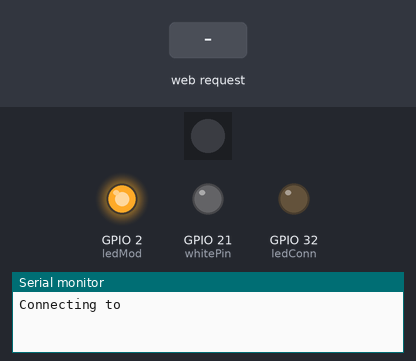
Recording of a sketch running on a simulated ESP32. Shown: 1 RGB LEDs in strip order, left to right, output pins drawn as LEDs (lit = HIGH), the last lines printed to the serial monitor. Inputs (shaded band) come from the test bench. Dim RGB values are drawn brighter than linear; WiFi joins after 1.5 s; servers stay silent unless stated; network time is answered at once with the bench clock; the local clock reads 2024-03-15 10:24:30 at power-on unless the sketch sets it; not simulated (calls return 0 or success): credentials.h.

Above: at 0.1 s.
At 5.6 s:
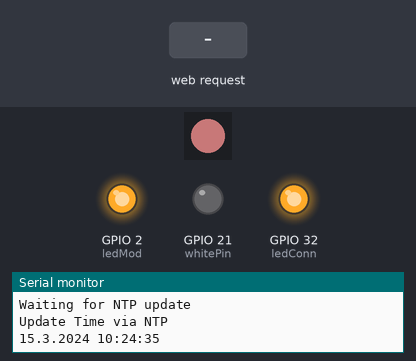
5.7 s: HTTP request GET /?r received
At 7.1 s:
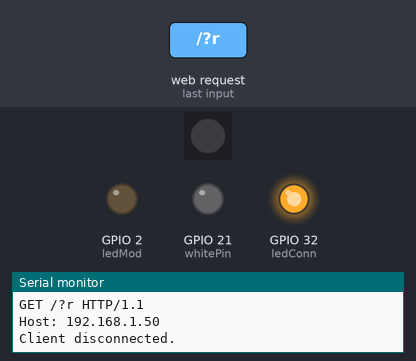
Timing chart, 0 to 8.7 s (numbered marks = the images above; inputs shaded):
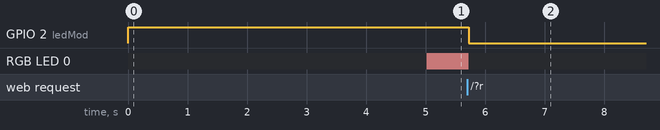

The sketch:

Aqua200_ESP32_1.8.6.ino
```cpp
#define DEBUG 1

// Load Wi-Fi library
#include <WiFi.h>
#include <Wire.h>
#include <credentials.h>

// NTP - Time library
#include <NTPClient.h>
#include <WiFiUdp.h>

#include "Time.h"
#include "Timezone.h"
#include "TimeLib.h"

TimeChangeRule CEST = {"CEST", Last, Sun, Mar, 2, +120};
TimeChangeRule  CET = {"CET",  Last, Sun, Oct, 3, +60};

time_t local_time, utc;
Timezone czCET(CEST, CET);

char timestamp_str[16];
char buffer[100] = { 'Y','Y','Y','Y','/','M','M','/','D','D',' ','H','H',':','M','M',':','S','S','\0' };

struct tm timeinfo;

long NTPmillis_act = 0l;
long NTPmillis_last = 0l;
long rtcUpdateInterval = 5000; // RTC update from NTP interval in mili sec.

WiFiUDP ntpUDP;

// By default 'time.nist.gov' is used with 60 seconds update interval and no offset
// You can specify the time server pool and the offset, (in seconds)
// additionaly you can specify the update interval (in milliseconds).
// NTPClient timeClient(ntpUDP, "europe.pool.ntp.org", 3600, 60000);
NTPClient timeClient(ntpUDP, "cz.pool.ntp.org", 0, 120000);


#include <ChainableLED.h>
// Library for RGB Strip driver P9813
/*
 * GND - GND
 * VCC - +5V
 * DIN - Data IN (serial)
 * CIN - Clock IN
 */
#define NUM_LEDS  1
#define LED_POS 0
#define DIN 18
#define CIN 19
ChainableLED leds(CIN, DIN, NUM_LEDS);

// Power Control variables
int red_power = 0;
int green_power = 0;
int blue_power = 0;
int white_power = 0;
boolean is_pwr_change = false;

// WEB Control variables
byte is_auto = 1;
int  web_pwr = 0;

// Replace with your network credentials
const char* ssid     = WIFI_SSID;
const char* password = WIFI_PASSWD;

// Wifi Connection Status LED
int ledConn = 32;

int ledMod = 2;

// Set web server port number to 80
WiFiServer server(80);

// Decode HTTP GET value
String redString = "0";
String greenString = "0";
String blueString = "0";
String whiteString = "0";
String autoString = "0";
int pos1 = 0;
int pos2 = 0;
int pos3 = 0;
int pos4 = 0;
int pos5 = 0;
int pos6 = 0;

// Variable to store the HTTP req  uest
String header;

// White LED pins for PWM control
const int whitePin = 21;     // 21 corresponds to GPIO13
long led_stat_millis_act = 0l;
long led_stat_millis_last = 0l;
byte led_stat = 0;


// Setting PWM frequency, channels and bit resolution
const int freq = 5000;
const int whiteChannel = 0;
// Bit resolution 2^8 = 256
const int resolution = 8;

// Current time
unsigned long currentTime = millis();
// Previous time
unsigned long previousTime = 0;
// Define timeout time in milliseconds (example: 2000ms = 2s)
const long timeoutTime = 2000;


// Program Steps of Auto Mode
#define  program_step_max  6

struct light_program {
  long sec_from;     // interval from - in sec from 00:00:00
  long sec_to;       // interval to - in sec from 00:00:00
  unsigned int dur;  // duration of power change (must be less than (sec_to - sec_from) - 0 = immediately
  byte tar_w;        // target power of white (0 - 255)
  byte tar_r;        // target power of red (0 - 255)
  byte tar_g;        // target power of green (0 - 255)
  byte tar_b;        // target power of blue (0 - 255)
};

light_program prog_step[program_step_max];

long current_sec = 0;


///////////////////////////////////////////
int validate_power(int vp_inppow){
  int vp_outpow = vp_inppow;
  if ( vp_outpow > 255 ) { vp_outpow = 255; }
  if ( vp_outpow < 0 ) { vp_outpow = 0; }
  is_pwr_change = true;

  return vp_outpow;
}

///////////////////////////////////////////
void set_auto_power(long sap_current_sec){
  int i = 0;
  byte int_num = 99;
  byte prev_step;
  int diff_w, diff_r, diff_g, diff_b = 0;
  //Serial.print("curent_sec: ");
  //sprintf(timestamp_str,"%d\n",sap_current_sec);
  //Serial.println(sap_current_sec);
  // Find valid program interval
  while (i < program_step_max) {
    if( sap_current_sec >= prog_step[i].sec_from && sap_current_sec <= prog_step[i].sec_to) {
      int_num = i;
    }
    i++;
  }

  // Find Previous Step
  if ( int_num == 0 ) {
    prev_step = program_step_max - 1;
  } else {
    prev_step = int_num - 1;
  }

  // Power Calculation
  if ( prog_step[int_num].dur == 0 || sap_current_sec > (prog_step[int_num].sec_from + prog_step[int_num].dur) ){  // Immediate Change (dur = 0)
    //Serial.println("I-CH");
    white_power = (byte)prog_step[int_num].tar_w;
    red_power = (byte)prog_step[int_num].tar_r;
    green_power = (byte)prog_step[int_num].tar_g;
    blue_power = (byte)prog_step[int_num].tar_b;

  } else {
    //Serial.println("P-C");
    diff_w = prog_step[int_num].tar_w - prog_step[prev_step].tar_w;
    diff_r = prog_step[int_num].tar_r - prog_step[prev_step].tar_r;
    diff_g = prog_step[int_num].tar_g - prog_step[prev_step].tar_g;
    diff_b = prog_step[int_num].tar_b - prog_step[prev_step].tar_b;
    //Serial.println(diff_w);
    white_power = validate_power(prog_step[prev_step].tar_w + (((float)diff_w / (float)prog_step[int_num].dur) * (sap_current_sec - prog_step[int_num].sec_from)));
    red_power   = validate_power(prog_step[prev_step].tar_r + (((float)diff_r / (float)prog_step[int_num].dur) * (sap_current_sec - prog_step[int_num].sec_from)));
    green_power = validate_power(prog_step[prev_step].tar_g + (((float)diff_g / (float)prog_step[int_num].dur) * (sap_current_sec - prog_step[int_num].sec_from)));
    blue_power  = validate_power(prog_step[prev_step].tar_b + (((float)diff_b / (float)prog_step[int_num].dur) * (sap_current_sec - prog_step[int_num].sec_from)));

  }

}

///////////////////////////////////////////////////////////////////////////////////
///   SETUP
///////////////////////////////////////////////////////////////////////////////////
void setup() {
  if(DEBUG) {Serial.begin(115200);}

  pinMode (ledConn, OUTPUT);
  pinMode (ledMod, OUTPUT);

  digitalWrite (ledMod, is_auto);

  // configure LED PWM functionalitites
  ledcSetup(whiteChannel, freq, resolution);
  // attach the channel to the GPIO to be controlled
  ledcAttachPin(whitePin, whiteChannel);

  // Turn off RGB & White LED
  leds.setColorRGB(LED_POS, 0, 0, 0);
  ledcWrite(whiteChannel, 0);

  // WiFi Connection LED - Off
  digitalWrite (ledConn, led_stat);

  // Connect to Wi-Fi network with SSID and password
  if(DEBUG) {Serial.print("Connecting to ");}
  if(DEBUG) {Serial.println(ssid);}
  //Disable power-saving mode
  //WiFi.mode (WIFI_STA);
  //Esp_wifi_set_ps (WIFI_PS_NONE);

  WiFi.begin(ssid, password);
  while (WiFi.status() != WL_CONNECTED) {
    delay(500);
    if(DEBUG) {Serial.print(".");}
  }
  // Print local IP address and start web server
  if(DEBUG) {Serial.println("");}
  if(DEBUG) {Serial.println("WiFi connected.");}
  if(DEBUG) {Serial.println("IP address: ");}
  if(DEBUG) {Serial.println(WiFi.localIP());}

  // Wifi Connection LED - On
  led_stat = 1;
  digitalWrite(ledConn, led_stat);

  server.begin();

  // Set RGB Strip Controler
  leds.init();
  leds.setColorRGB(LED_POS, 0, 0, 0);

  // Set NTP time
  timeClient.begin();
  //setenv("TZ", "CET-1CEST-2,M3.5.0/02:00:00,M10.5.0/03:00:00", 1);
  timeClient.update();
  if(DEBUG) {Serial.println("Waiting for NTP update");}
  while( timeClient.getEpochTime() < 946684800l ) {
    if(DEBUG) {Serial.print(".");}
    // LED bilnking
    led_stat_millis_act = millis();
    if((led_stat_millis_act - led_stat_millis_last) > 1000) {
      led_stat_millis_last = led_stat_millis_act;
      led_stat = (led_stat + 1) & 1;
    }
    digitalWrite(ledConn, led_stat);

    timeClient.update();
    utc = timeClient.getEpochTime();
    setTime(czCET.toLocal(utc));
  }
  if(DEBUG) {Serial.println("");}
  led_stat = 1;
  digitalWrite(ledConn, led_stat);

  // {<sec_from>,<sec_to>,<duration>,<WHITE>,<RED>,<GREEN>,<BLUE>}
  prog_step[0] = {0l,25200l,0,0,0,0,0};                 // 00:00:00 - 07:00:00 - light off (0%)
  prog_step[1] = {25201l,36000l,1800,255,255,255,255};  // 07:00:01 - 10:00:00 - 100%
  prog_step[2] = {36001l,54000l,600,0,100,60,60};       // 10:00:01 - 15:00:00 - 20-30%
  prog_step[3] = {54001l,72000l,1800,255,255,255,255};  // 14:00:01 - 20:00:00 - 100%
  prog_step[4] = {72001l,75600l,3500,0,70,30,50};     // 20:00:01 - 21:00:00 - 75%
  prog_step[5] = {75601l,86399l,900,0,0,0,0};           // 21:00:01 - 23:59:59 - light off (0%)


}

///////////////////////////////////////////////////////////////////////////////////
///   MAIN - LOOP
///////////////////////////////////////////////////////////////////////////////////
void loop(){

  // Reset NTCmillis - aftermillis overflow
  NTPmillis_act = millis();
  if(NTPmillis_last > NTPmillis_act) { NTPmillis_last = 0l; }

  if (WiFi.status() == WL_CONNECTED){
    digitalWrite (ledConn, HIGH);

    if((NTPmillis_act - NTPmillis_last) > rtcUpdateInterval){
       NTPmillis_last = NTPmillis_act;
       // Read RTCdata
       if(DEBUG) {Serial.println("Update Time via NTP");}
       timeClient.begin();
       timeClient.update();
       if( timeClient.getEpochTime() > 946684800l ) {  // Check if updated time > 1.1.2000
          utc=timeClient.getEpochTime();
          setTime(czCET.toLocal(utc));
          sprintf(buffer,"%d.%d.%d %02d:%02d:%02d",day(),month(),year(),hour(),minute(),second());
          if(DEBUG) {printf("%s\n", buffer);}
       }
    }
  } else {
    digitalWrite (ledConn, LOW);
  }

  if ( is_auto ) {
    current_sec = (hour() * (long)3600) + (minute() * (long)60) + (long)second();
    set_auto_power(current_sec);
    is_pwr_change = true;
  }

  WiFiClient client = server.available();   // Listen for incoming clients
  if (client) {                             // If a new client connects,
    currentTime = millis();
    previousTime = currentTime;
    if(DEBUG) {Serial.println("New Client.");}          // print a message out in the serial port
    String currentLine = "";                // make a String to hold incoming data from the client
    while (client.connected() && currentTime - previousTime <= timeoutTime) {            // loop while the client's connected
      currentTime = millis();
      if (client.available()) {             // if there's bytes to read from the client,
        char c = client.read();             // read a byte, then
        if(DEBUG) {Serial.write(c); }                   // print it out the serial monitor
        header += c;
        if (c == '\n') {                    // if the byte is a newline character
          // if the current line is blank, you got two newline characters in a row.
          // that's the end of the client HTTP request, so send a response:
          if (currentLine.length() == 0) {

            // Request sample: /?r201g32b255w50&
            // Red = 201 | Green = 32 | Blue = 255 | White = 50
            if(header.indexOf("GET /?r") >= 0) {
              pos1 = header.indexOf('r');
              pos2 = header.indexOf('g');
              pos3 = header.indexOf('b');
              pos4 = header.indexOf('w');
              pos5 = header.indexOf('m');
              pos6 = header.indexOf('&');
              redString = header.substring(pos1+1, pos2);
              greenString = header.substring(pos2+1, pos3);
              blueString = header.substring(pos3+1, pos4);
              whiteString = header.substring(pos4+1, pos5);
              autoString = header.substring(pos5+1, pos6);
              /*Serial.println(redString.toInt());
              Serial.println(greenString.toInt());
              Serial.println(blueString.toInt());
              ledcWrite(redChannel, redString.toInt());
              ledcWrite(greenChannel, greenString.toInt());
              ledcWrite(blueChannel, blueString.toInt());*/

              red_power = redString.toInt();//2.56f;
              green_power = greenString.toInt();//2.56f;
              blue_power = blueString.toInt();//2.56f;
              white_power = whiteString.toInt();
              is_auto = autoString.toInt();

              if( !is_auto && red_power == 0 && green_power == 0 && blue_power == 0 && white_power == 0 ) { web_pwr = 0; }
              if( !is_auto && red_power == 25 && green_power == 25 && blue_power == 25 && white_power == 25 ) { web_pwr = 25; }
              if( !is_auto && red_power == 50 && green_power == 50 && blue_power == 50 && white_power == 50 ) { web_pwr = 50; }
              if( !is_auto && red_power == 75 && green_power == 75 && blue_power == 75 && white_power == 75 ) { web_pwr = 75; }
              if( !is_auto && red_power == 100 && green_power == 100 && blue_power == 100 && white_power == 100 ) { web_pwr = 100; }

              //if ( is_auto ) {
              //  current_sec = (hour() * (long)3600) + (minute() * (long)60) + (long)second();
              //  set_auto_power(current_sec);
              //  is_pwr_change = true;
              //}

            }

            // Actual time
            sprintf(buffer,"%d.%d.%d %02d:%02d:%02d",day(),month(),year(),hour(),minute(),second());


            // HTTP headers always start with a response code (e.g. HTTP/1.1 200 OK)
            // and a content-type so the client knows what's coming, then a blank line:
            client.println("HTTP/1.1 200 OK");
            client.println("Content-type:text/html");
            client.println("Connection: close");
            client.println();

            // Display the HTML web page

            client.println("<!DOCTYPE html><html>");
            client.println("<head>");
            client.println("   <meta name=\"viewport\" content=\"width=device-width\", initial-scale=\"1\">");
            client.println("   <link rel=\"icon\" href=\"data:,\">");
            client.println("   <link rel=\"stylesheet\" href=\"https://stackpath.bootstrapcdn.com/bootstrap/4.3.1/css/bootstrap.min.css\">");
            client.println("   <script src=\"https://cdnjs.cloudflare.com/ajax/libs/jscolor/2.0.4/jscolor.min.js\"></script>");
            client.println("</head>");
            // HTML Body
            client.println("<body>");
            client.println("   <div class=\"container\">");
            client.println("      <div class=\"row\">");
            client.println("         <h1>AKVARIUM 200 l</h1>");
            client.println("         <br><br><br>");
            client.println("      </div>");
              client.print("         <p>Time: ");
                                     client.print(buffer);
                                     client.println("<p/>");
            sprintf(buffer," W:%d R:%d G:%d B:%d ",white_power,red_power,green_power,blue_power);
              client.print("         <p>Power: ");
                                     client.print(buffer);
                                     client.println("<p/>");
            client.println("      </div>");
            // White Power - Slider
            client.println("      <div class=\"sliderW\">");
              client.print("         <input type=\"range\" class=\"slider\" id=\"myRange\" value=\"");
                                     client.print(white_power);
                                     client.println("\" >");
            client.println("         <a class=\"btn btn-primary btn-lg\" href=\"#\" id=\"SLD_W_00\" role=\"button\" onMouseDown=\"return handleMDown('buttonW')\">Change</a>");
            client.println("         <br><br>");
            client.println("      </div>");
            // RGB Collor Selector
            client.println("      <div class=\"collorSelector\">");
            client.println("         <input class=\"jscolor {onFineChange:'update(this)'}\" id=\"rgb\">");
            client.println("         <a class=\"btn btn-primary btn-lg\" href=\"#\" id=\"change_color\" role=\"button\">Change Color</a><p><p>");
            client.println("      </div>");
            // AUTO / MANUAL Mode Selector
            client.println("      <div class=\"modeSelector\">");
              client.print("         <input type=\"radio\" name=\"mode\" id = \"RBauto\" value=\"1\" ");
                                     if(is_auto) {client.print("checked");}
                                     client.println("> AUTO<br>");
              client.print("         <input type=\"radio\" name=\"mode\" id = \"RBoff\" value=\"0\" ");
                                     if(!is_auto && web_pwr == 0) {client.print("checked");}
                                     client.println("> OFF<br>");
              client.print("         <input type=\"radio\" name=\"mode\" id = \"RB25\" value=\"25\" ");
                                     if(!is_auto && web_pwr == 25) {client.print("checked");}
                                     client.println("> 25%<br>");
              client.print("         <input type=\"radio\" name=\"mode\" id = \"RB50\" value=\"50\" ");
                                     if(!is_auto && web_pwr == 50) {client.print("checked");}
                                     client.println("> 50%<br>");
              client.print("         <input type=\"radio\" name=\"mode\" id = \"RB75\" value=\"75\" ");
                                     if(!is_auto && web_pwr == 75) {client.print("checked");}
                                     client.println("> 75%<br>");
              client.print("         <input type=\"radio\" name=\"mode\" id = \"RB100\" value=\"100\" ");
                                     if(!is_auto && web_pwr == 100) {client.print("checked");}
                                     client.println("> 100%<br>");
            client.println("         <a class=\"btn btn-primary btn-lg\" href=\"#\" id=\"RB_M_00\" role=\"button\" onMouseDown=\"return handleMDown('buttonM')\">Submit</a>");
            //client.println("         <input type=\"submit\" href=\"#\" id=\"RAD_M_00\" onClick=\"radioSubmit()\" value=\"Submit\">");
            client.println("      </div>");
            client.println("   </div>");
            // Java Script
            client.println("   <script language=\"JavaScript\">");
            client.println("      var slider = document.getElementById(\"myRange\");");
            client.println("      var output = document.getElementById(\"demo\");");
            client.print("        var powerW = \"");
                                  client.print(white_power);
                                  client.println("\";");
            client.print("        var powerR = \"");
                                  client.print(red_power);
                                  client.println("\";");
            client.print("        var powerG = \"");
                                  client.print(green_power);
                                  client.println("\";");
            client.print("        var powerB = \"");
                                  client.print(blue_power);
                                  client.println("\";");
            client.print("        var autoMode = \"");
                                  client.print(is_auto);
                                  client.println("\";");

            client.println("      function handleMDown(s_button) {");
            client.println("         if(s_button==\"buttonW\"){");
            client.println("            powerW = pad2(slider.value); autoMode = \"0\";");
            client.println("            document.getElementById(\"SLD_W_00\").href = \"?r\" + powerR + \"g\" + powerG + \"b\" + powerB + \"w\" + powerW + \"m\" + 0 + \"&\";");
            client.println("         }");
            client.println("         if(s_button==\"buttonM\"){");
            client.println("            if ( document.getElementById('RBauto').checked ){ autoMode = \"1\"; } else { autoMode = \"0\"; }");
            client.println("            if ( document.getElementById('RBoff').checked ){ autoMode = \"0\"; powerR = 0; powerG = 0; powerB = 0; powerW = 0;}");
            client.println("            if ( document.getElementById('RB25').checked ) { autoMode = \"0\"; powerR = 25; powerG = 25; powerB = 25; powerW = 25;}");
            client.println("            if ( document.getElementById('RB50').checked ) { autoMode = \"0\"; powerR = 50; powerG = 50; powerB = 50; powerW = 50;}");
            client.println("            if ( document.getElementById('RB75').checked ) { autoMode = \"0\"; powerR = 75; powerG = 75; powerB = 75; powerW = 75;}");
            client.println("            if ( document.getElementById('RB100').checked ) { autoMode = \"0\"; powerR = 100; powerG = 100; powerB = 100; powerW = 100;}");
            client.println("            document.getElementById(\"RB_M_00\").href = \"?r\" + powerR + \"g\" + powerG + \"b\" + powerB + \"w\" + powerW + \"m\" + autoMode + \"&\";");
            client.println("         }");
            client.println("      }");

            client.println("      slider.oninput = function() {powerW = this.value;}");

            client.println("      function pad2(number){");
            client.println("         return (number < 10 ? '0' : '') + number;");
            client.println("      }");

            client.println("      function update(picker) {");
            client.println("         powerR = Math.round(picker.rgb[0]); powerG = Math.round(picker.rgb[1]); powerB = Math.round(picker.rgb[2]); autoMode = \"0\";");
            client.println("         document.getElementById('rgb').innerHTML = Math.round(picker.rgb[0]) + ', ' +  Math.round(picker.rgb[1]) + ', ' + Math.round(picker.rgb[2]);");
            client.println("         document.getElementById( \"change_color\").href= \"?r\" + Math.round(picker.rgb[0]) + \"g\" + Math.round(picker.rgb[1]) + \"b\" + Math.round(picker.rgb[2]) + \"w\" + powerW + \"m0\" + \"&\";");
            client.println("      }");

            client.println("   </script>");
            client.println("</body>");
            client.println("</html>");


            // The HTTP response ends with another blank line
            client.println();


            // Break out of the while loop
            break;
          } else { // if you got a newline, then clear currentLine
            currentLine = "";
          }
        } else if (c != '\r') {  // if you got anything else but a carriage return character,
          currentLine += c;      // add it to the end of the currentLine
        }
      }
    }

    // Clear the header variable
    header = "";
    // Close the connection
    client.stop();
    if(DEBUG) {Serial.println("Client disconnected.");}
    if(DEBUG) {Serial.println("");}
  }

  leds.setColorRGB(LED_POS, red_power, green_power, blue_power);
  ledcWrite(whiteChannel, white_power);
  digitalWrite (ledMod, is_auto);

  delay(20);
}
```

Measured:
- after the input at 5.7 s, GPIO 2 (ledMod): HIGH → LOW at once; RGB LED 0: RGB(100, 60, 60) → off at once
